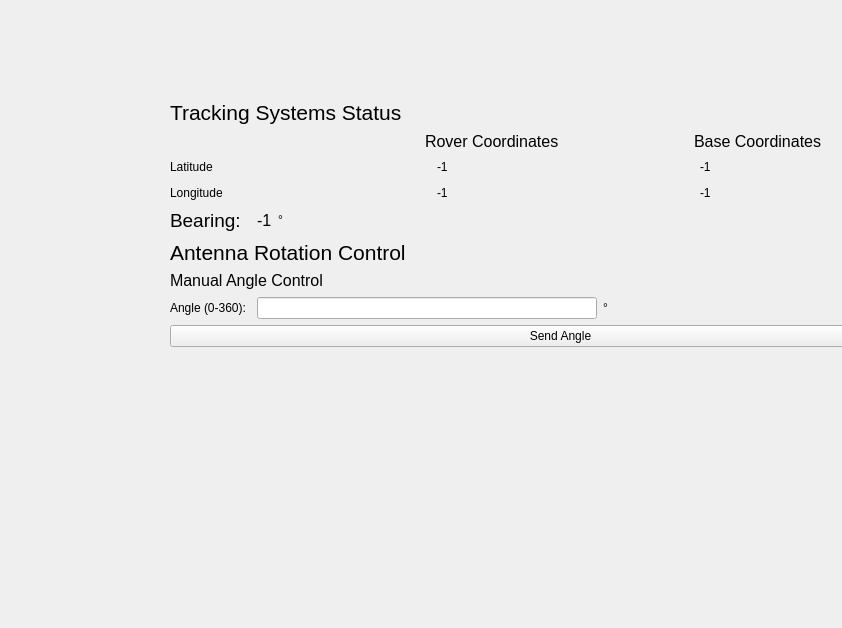
<?xml version="1.0" encoding="UTF-8"?>
<ui version="4.0">
 <class>Form</class>
 <widget class="QWidget" name="Form">
  <property name="geometry">
   <rect>
    <x>0</x>
    <y>0</y>
    <width>842</width>
    <height>628</height>
   </rect>
  </property>
  <property name="windowTitle">
   <string>Form</string>
  </property>
  <widget class="QWidget" name="gridLayoutWidget">
   <property name="geometry">
    <rect>
     <x>170</x>
     <y>100</y>
     <width>781</width>
     <height>291</height>
    </rect>
   </property>
   <layout class="QGridLayout" name="gridLayout">
    <item row="1" column="0">
     <layout class="QHBoxLayout" name="horizontalLayout">
      <item>
       <spacer name="horizontalSpacer_3">
        <property name="orientation">
         <enum>Qt::Horizontal</enum>
        </property>
        <property name="sizeType">
         <enum>QSizePolicy::Fixed</enum>
        </property>
        <property name="sizeHint" stdset="0">
         <size>
          <width>255</width>
          <height>20</height>
         </size>
        </property>
       </spacer>
      </item>
      <item>
       <widget class="QLabel" name="label_2">
        <property name="font">
         <font>
          <pointsize>12</pointsize>
         </font>
        </property>
        <property name="text">
         <string>Rover Coordinates</string>
        </property>
       </widget>
      </item>
      <item>
       <spacer name="horizontalSpacer_5">
        <property name="orientation">
         <enum>Qt::Horizontal</enum>
        </property>
        <property name="sizeType">
         <enum>QSizePolicy::Fixed</enum>
        </property>
        <property name="sizeHint" stdset="0">
         <size>
          <width>5</width>
          <height>20</height>
         </size>
        </property>
       </spacer>
      </item>
      <item>
       <widget class="QLabel" name="label_3">
        <property name="font">
         <font>
          <pointsize>12</pointsize>
         </font>
        </property>
        <property name="text">
         <string>Base Coordinates</string>
        </property>
       </widget>
      </item>
     </layout>
    </item>
    <item row="9" column="0">
     <spacer name="verticalSpacer">
      <property name="orientation">
       <enum>Qt::Vertical</enum>
      </property>
      <property name="sizeHint" stdset="0">
       <size>
        <width>20</width>
        <height>40</height>
       </size>
      </property>
     </spacer>
    </item>
    <item row="3" column="0">
     <layout class="QGridLayout" name="gridLayout_6">
      <item row="0" column="2">
       <widget class="QLabel" name="bearing_angle">
        <property name="font">
         <font>
          <pointsize>12</pointsize>
         </font>
        </property>
        <property name="text">
         <string>-1</string>
        </property>
       </widget>
      </item>
      <item row="0" column="0">
       <widget class="QLabel" name="label_10">
        <property name="font">
         <font>
          <pointsize>14</pointsize>
         </font>
        </property>
        <property name="text">
         <string>Bearing: </string>
        </property>
       </widget>
      </item>
      <item row="0" column="4">
       <spacer name="horizontalSpacer_8">
        <property name="orientation">
         <enum>Qt::Horizontal</enum>
        </property>
        <property name="sizeType">
         <enum>QSizePolicy::Expanding</enum>
        </property>
        <property name="sizeHint" stdset="0">
         <size>
          <width>40</width>
          <height>20</height>
         </size>
        </property>
       </spacer>
      </item>
      <item row="0" column="1">
       <spacer name="horizontalSpacer_7">
        <property name="orientation">
         <enum>Qt::Horizontal</enum>
        </property>
        <property name="sizeType">
         <enum>QSizePolicy::Fixed</enum>
        </property>
        <property name="sizeHint" stdset="0">
         <size>
          <width>5</width>
          <height>20</height>
         </size>
        </property>
       </spacer>
      </item>
      <item row="0" column="3">
       <widget class="QLabel" name="label_16">
        <property name="text">
         <string>&lt;html&gt;&lt;head/&gt;&lt;body&gt;&lt;p&gt;&lt;span&gt;&amp;#176;&lt;/span&gt; &lt;/p&gt;&lt;/body&gt;&lt;/html&gt;</string>
        </property>
       </widget>
      </item>
     </layout>
    </item>
    <item row="8" column="0">
     <widget class="QPushButton" name="manual_angle_pb">
      <property name="text">
       <string>Send Angle</string>
      </property>
     </widget>
    </item>
    <item row="6" column="0">
     <layout class="QVBoxLayout" name="verticalLayout_2">
      <item>
       <widget class="QLabel" name="label_13">
        <property name="font">
         <font>
          <pointsize>12</pointsize>
         </font>
        </property>
        <property name="text">
         <string>Manual Angle Control</string>
        </property>
       </widget>
      </item>
      <item>
       <spacer name="verticalSpacer_3">
        <property name="orientation">
         <enum>Qt::Vertical</enum>
        </property>
        <property name="sizeType">
         <enum>QSizePolicy::Fixed</enum>
        </property>
        <property name="sizeHint" stdset="0">
         <size>
          <width>20</width>
          <height>1</height>
         </size>
        </property>
       </spacer>
      </item>
     </layout>
    </item>
    <item row="2" column="0">
     <layout class="QGridLayout" name="gridLayout_4">
      <item row="1" column="0">
       <layout class="QHBoxLayout" name="horizontalLayout_5">
        <item>
         <widget class="QLabel" name="label_7">
          <property name="text">
           <string>Longitude</string>
          </property>
         </widget>
        </item>
        <item>
         <spacer name="horizontalSpacer_2">
          <property name="orientation">
           <enum>Qt::Horizontal</enum>
          </property>
          <property name="sizeType">
           <enum>QSizePolicy::Fixed</enum>
          </property>
          <property name="sizeHint" stdset="0">
           <size>
            <width>10</width>
            <height>20</height>
           </size>
          </property>
         </spacer>
        </item>
        <item>
         <widget class="QLabel" name="rover_lon">
          <property name="text">
           <string>&lt;html&gt;&lt;head/&gt;&lt;body&gt;&lt;p&gt;-1&lt;/p&gt;&lt;/body&gt;&lt;/html&gt;</string>
          </property>
         </widget>
        </item>
        <item>
         <spacer name="horizontalSpacer_6">
          <property name="orientation">
           <enum>Qt::Horizontal</enum>
          </property>
          <property name="sizeType">
           <enum>QSizePolicy::Fixed</enum>
          </property>
          <property name="sizeHint" stdset="0">
           <size>
            <width>5</width>
            <height>20</height>
           </size>
          </property>
         </spacer>
        </item>
        <item>
         <widget class="QLabel" name="base_lon">
          <property name="text">
           <string>&lt;html&gt;&lt;head/&gt;&lt;body&gt;&lt;p&gt;-1&lt;/p&gt;&lt;/body&gt;&lt;/html&gt;</string>
          </property>
         </widget>
        </item>
       </layout>
      </item>
      <item row="0" column="0">
       <layout class="QHBoxLayout" name="horizontalLayout_4">
        <item>
         <widget class="QLabel" name="label_4">
          <property name="text">
           <string>Latitude</string>
          </property>
         </widget>
        </item>
        <item>
         <spacer name="horizontalSpacer">
          <property name="orientation">
           <enum>Qt::Horizontal</enum>
          </property>
          <property name="sizeType">
           <enum>QSizePolicy::Fixed</enum>
          </property>
          <property name="sizeHint" stdset="0">
           <size>
            <width>10</width>
            <height>20</height>
           </size>
          </property>
         </spacer>
        </item>
        <item>
         <widget class="QLabel" name="rover_lat">
          <property name="text">
           <string>&lt;html&gt;&lt;head/&gt;&lt;body&gt;&lt;p&gt;-1&lt;/p&gt;&lt;/body&gt;&lt;/html&gt;</string>
          </property>
          <property name="scaledContents">
           <bool>false</bool>
          </property>
         </widget>
        </item>
        <item>
         <spacer name="horizontalSpacer_4">
          <property name="orientation">
           <enum>Qt::Horizontal</enum>
          </property>
          <property name="sizeType">
           <enum>QSizePolicy::Fixed</enum>
          </property>
          <property name="sizeHint" stdset="0">
           <size>
            <width>5</width>
            <height>20</height>
           </size>
          </property>
         </spacer>
        </item>
        <item>
         <widget class="QLabel" name="base_lat">
          <property name="text">
           <string>&lt;html&gt;&lt;head/&gt;&lt;body&gt;&lt;p&gt;-1&lt;/p&gt;&lt;/body&gt;&lt;/html&gt;</string>
          </property>
         </widget>
        </item>
       </layout>
      </item>
     </layout>
    </item>
    <item row="4" column="0">
     <spacer name="verticalSpacer_2">
      <property name="orientation">
       <enum>Qt::Vertical</enum>
      </property>
      <property name="sizeType">
       <enum>QSizePolicy::Fixed</enum>
      </property>
      <property name="sizeHint" stdset="0">
       <size>
        <width>20</width>
        <height>2</height>
       </size>
      </property>
     </spacer>
    </item>
    <item row="5" column="0">
     <widget class="QLabel" name="label_12">
      <property name="font">
       <font>
        <pointsize>16</pointsize>
       </font>
      </property>
      <property name="text">
       <string>Antenna Rotation Control</string>
      </property>
     </widget>
    </item>
    <item row="7" column="0">
     <layout class="QGridLayout" name="gridLayout_8">
      <item row="0" column="2">
       <widget class="QLineEdit" name="manual_angle_text"/>
      </item>
      <item row="0" column="1">
       <spacer name="horizontalSpacer_9">
        <property name="orientation">
         <enum>Qt::Horizontal</enum>
        </property>
        <property name="sizeType">
         <enum>QSizePolicy::Fixed</enum>
        </property>
        <property name="sizeHint" stdset="0">
         <size>
          <width>5</width>
          <height>20</height>
         </size>
        </property>
       </spacer>
      </item>
      <item row="0" column="0">
       <widget class="QLabel" name="label_14">
        <property name="text">
         <string>Angle (0-360):</string>
        </property>
       </widget>
      </item>
      <item row="0" column="4">
       <spacer name="horizontalSpacer_10">
        <property name="orientation">
         <enum>Qt::Horizontal</enum>
        </property>
        <property name="sizeType">
         <enum>QSizePolicy::Expanding</enum>
        </property>
        <property name="sizeHint" stdset="0">
         <size>
          <width>40</width>
          <height>20</height>
         </size>
        </property>
       </spacer>
      </item>
      <item row="0" column="3">
       <widget class="QLabel" name="label_17">
        <property name="text">
         <string>&lt;html&gt;&lt;head/&gt;&lt;body&gt;&lt;p&gt;&lt;span&gt;&amp;#176;&lt;/span&gt; &lt;/p&gt;&lt;/body&gt;&lt;/html&gt;</string>
        </property>
       </widget>
      </item>
     </layout>
    </item>
    <item row="0" column="0">
     <widget class="QLabel" name="label">
      <property name="font">
       <font>
        <pointsize>16</pointsize>
       </font>
      </property>
      <property name="text">
       <string>Tracking Systems Status</string>
      </property>
     </widget>
    </item>
   </layout>
  </widget>
 </widget>
 <resources/>
 <connections/>
</ui>
